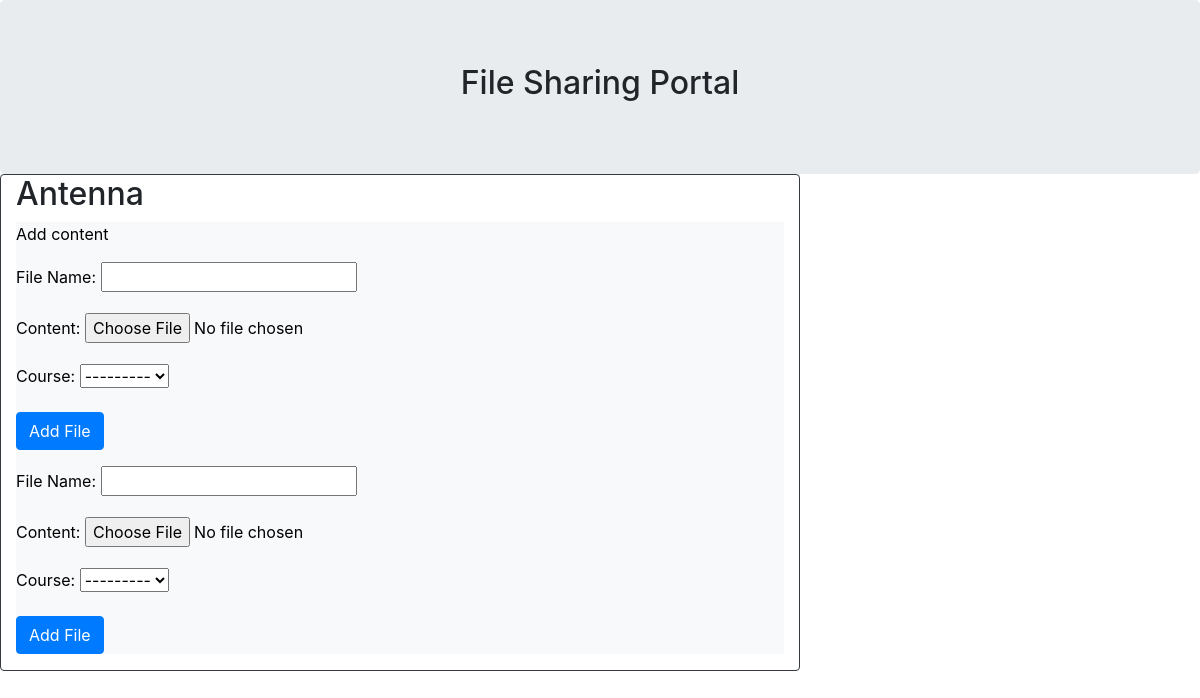
Before: /course/14 (signed in) with the older database file.
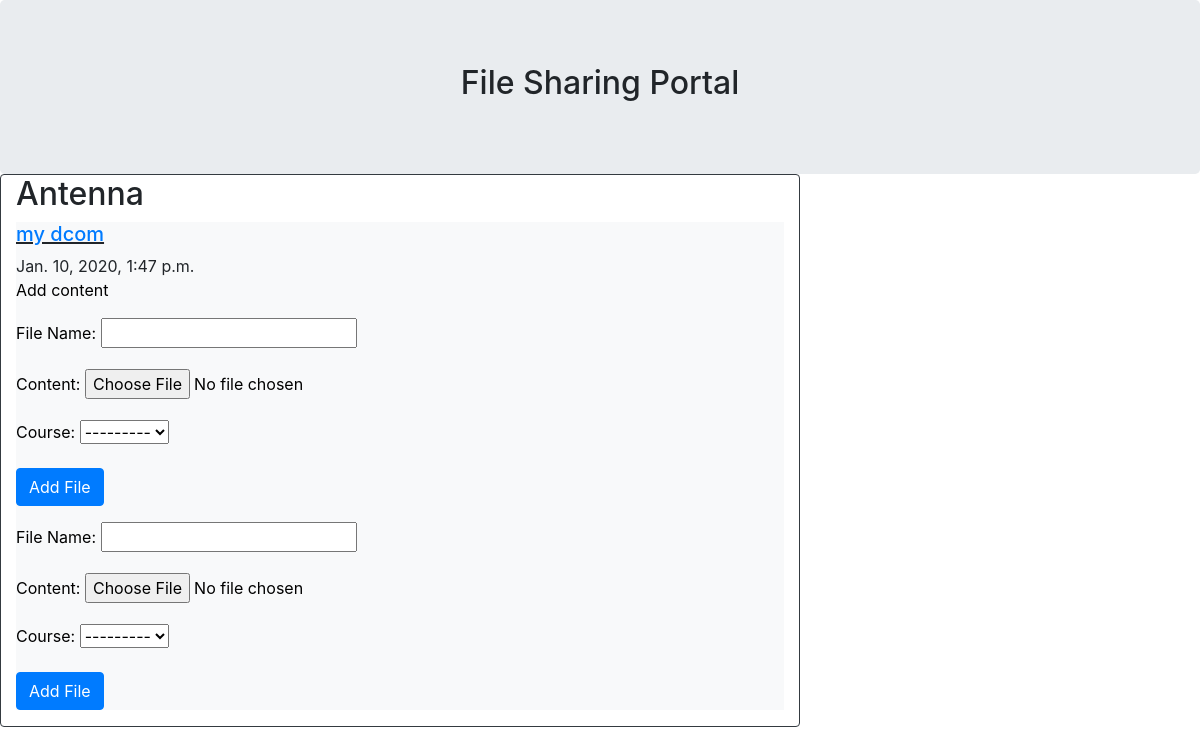
After: the same page with the newer database file.
### home/models.py (models this page shows, shortened)
class Course(models.Model):
    name = models.CharField(verbose_name="Course Name", max_length=75)
    created_at = models.DateTimeField(verbose_name="Creation Date", auto_now_add=True)
    admin = models.ForeignKey(User,related_name='Course_admin',on_delete=models.CASCADE)
    members = models.ManyToManyField(User)
    def __str__(self):
        return self.name

class File(models.Model):
    doc = models.FileField(verbose_name="Content", upload_to='files/')
    file_name = models.CharField(verbose_name='File Name', blank = True,max_length=25)
    uploaded_at = models.DateTimeField(auto_now_add=True)
    course = models.ForeignKey(Course,on_delete=models.CASCADE)
    def __str__(self):
        return self.file_name

### home/views.py (the view)
# urls.py: path('course/<int:pk>', views.fileupload,name='course_home'),
def fileupload(request,pk):
    crs = Course.objects.get(pk=pk)
    print(crs)
    file = File.objects.order_by('uploaded_at').filter(course=crs)
    print(file)
    img = Image.objects.order_by('uploaded_at').filter(course=crs)
    if request.method == 'POST':
        print("here")
        form = FileForm(request.POST, request.FILES)
        form.course = crs
        if form.is_valid():
            form.save()
            print("uploaded")
            return redirect('home:course_home')
    else:
        form = FileForm()
    return render(request, 'home/course.html', {
        'form': form,'logger':request.user,
        'course':crs,
        'files':file,
        'images':img,
        'fform':FileForm,
        'iform':ImageForm,
    })

### home/forms.py
class FileForm(forms.ModelForm):
    class Meta:
        model = File
        fields = ('file_name','doc','course')

### home/templates/home/course.html (shortened to what this page needs)
{% load static %}
<link rel="stylesheet" type="text/css" href="{% static 'home/bootstrap-4.3.1-dist/bootstrap-4.3.1-dist/css/bootstrap.min.css' %}">
<link rel="stylesheet" type="text/css" href="{% static 'home/bootstrap-4.3.1-dist/bootstrap-4.3.1-dist/css/bootstrap.css' %}">
<div class="jumbotron text-center" style="margin-bottom:0">
<h2 align="center">File Sharing Portal</h2>
</div>
{% block lcol %}
    <div class="col-sm-8 border border-dark bg-white rounded">
<h2 class="sticky-top subhead">{{ course.name }}</h2>
    <div class="row1 pre-scrollable bg-light">
{% if files %}
{% for file in files %}
    <div class="container1 darker1">
        <h5 style="text-decoration: underline"><a href="/media/{{ file.doc }}">{{ file.file_name }}</a></h5>
  <span class="time-right">{{ file.uploaded_at }}</span>
</div>
{% endfor %}
    {% endif %}
    </div>
    <div class="row1 bg-light" style="color: black">
        {% if course.admin == logger %}
        <p>Add content</p>
    <form method="post" novalidate class="form-check-" enctype="multipart/form-data">
    {{ fform.as_p }}
  <button type="submit" class="btn btn-primary">Add File</button>
</form>
            <form method="post" novalidate class="form-check-" enctype="multipart/form-data">
    {{ iform.as_p }}
  <button type="submit" class="btn btn-primary">Add File</button>
</form>
        {% endif %}
    </div>
    </div>
    {% endblock %}

Changed rows visible on the page:
added File: file_name "my dcom", uploaded_at "Jan. 10, 2020, 1:47 p.m."
